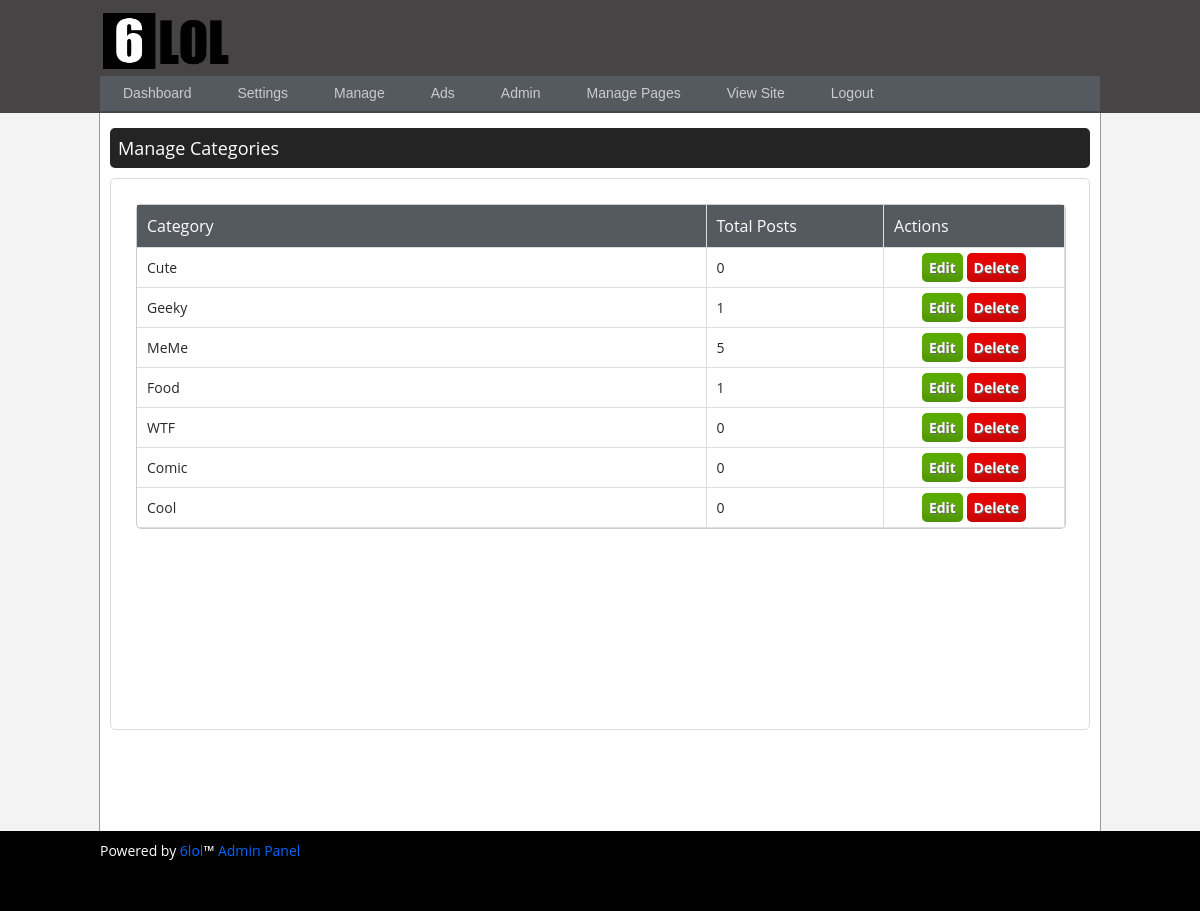
Screenshot of /admincp/category.php (signed in) with the database file from the repository.
### tables this page shows
CREATE TABLE IF NOT EXISTS `categories` (
  `id` int(11) NOT NULL AUTO_INCREMENT,
  `cname` varchar(500) NOT NULL,
  `description` varchar(250) NOT NULL,
  PRIMARY KEY (`id`)
);

### admincp/category.php (the view, shortened to what this page needs)
<?php include("header.php");?>
<div class="maintitle">Manage Categories</div>
<div class="box">
<div class="inbox">
<?php
	$limit = 15;
	$page=$_GET['page'];
	if($page)
		$start = ($page - 1) * $limit;
	else
		$start = 0;
	$sql = "SELECT * FROM categories LIMIT $start, $limit";
	$result = $db->prepare($sql);
	$result->execute();
	if ($page == 0) $page = 1;
?>
<table width="930" class="datatable" border="0" cellspacing="0" cellpadding="0">
<thead>
  <tr>
    <td width="592">Category</td>
    <td width="167">Total Posts</td>
    <td width="169">Actions</td>
  </tr>
 </thead>
<tbody>
	<?php
		while($row = $result->fetch())
		{
			$ncid = $row['id'];
			$CountSQL = $db->prepare("SELECT id FROM media WHERE catid='$ncid'");
			$CountSQL->execute();
$NumRows = $CountSQL->rowCount();
		?>
		<tr>
    <td><?php echo $row['cname'];?></td>
    <td><?php echo $NumRows;?></td>
    <td>
    <center>
	<a class="green" href="editcat.php?edit=<?php echo $row['id'];?>">Edit</a>
	<a class="red"href="deletecat.php?page=<?php echo $page;?>&del=<?php echo $row['id'];?>">Delete</a>
	</center>
    </td>
  </tr>
<?php }	?>
 </tbody>
</table>
</div>
</div>
<?php include("footer.php");?>

### admincp/header.php (shortened to what this page needs)
<!DOCTYPE HTML>
<html>
<head>
<link href="css/style.css" rel="stylesheet" type="text/css">
<link href="css/colorbox.css" rel="stylesheet" type="text/css" />
</head>
<body>
<header>
<div class="headcontaint">
<div class="logo"><a href="index.php"><img src="../images/logo.png" width="130" height="auto"></a></div>
<div class="menu">
		<ul>
		  <li><a href="index.php">Dashboard</a></li>
          <li><a href="settings.php">Settings</a></li>
			<li><a href="#">Manage</a>
          </li>
          <li><a href="ads.php">Ads</a></li>
		  <li><a href="admins.php">Admin</a></li>
			<li><a href="#">Manage Pages</a>
           </li>
           <li><a href="../index.php" target="_blank">View Site</a></li>
		   <li><a href="logout.php">Logout</a></li>
		</ul>
	</div>
</div>
</header>
<div class="container">

### admincp/footer.php
</div>
<footer>
<div class="footercontaint"><div class="footerc"><span class="ftxt">Powered by</span> <a href="#">6lol<span class="ftxt">&#8482;</span> Admin Panel</a></div></div>
</footer>
</body>
</html>

### admincp/css/style.css (style rules this page uses)
body { margin:0; background-color:#f3f3f3; font-family:'Open Sans', sans-serif; font-size:14px; }
a:link { color: #06F; text-decoration: none; }
a img { border:none; }
header { height:113px; background-color:#464444; width:100%; }
.headcontaint { width:1000px; margin:0 auto; }
.container { width:980px; border-left:1px solid #999; border-right:1px solid #999; margin:0 auto; background-color:#FFF; min-height:698px; padding:10px; }
.logo { height:66px; padding-top:10px; }
.pTitle, .maintitle { font-family:'Open Sans', sans-serif; font-size:18px; color:#000000; padding:10px; }
.menu { border:none; border:0px; margin:0px; padding:0px; font: 67.5% "Lucida Sans Unicode", "Bitstream Vera Sans", "Trebuchet Unicode MS", "Lucida Grande", Verdana, Helvetica, sans-serif; font-size:14px; font-weight:bold; -webkit-border-top-left-radius: 5px; -webkit-border-top-right-radius: 5px; -moz-border-radius-topleft: 5px; -moz-border-radius-topright: 5px; border-top-left-radius: 5px; border-top-right-radius: 5px; }
.menu ul { background:#545a5f; height:35px; list-style:none; margin:0; padding:0; }
.menu li { float:left; padding:0px; }
.menu li a { background:#545a5f; color:#cccccc; display:block; font-weight:normal; line-height:35px; margin:0px; padding:0px 23px; text-align:center; text-decoration:none; }
.green { padding: 5px 7px; display: inline; background: #58aa00 url(../images/button.png) repeat-x bottom; border: none; color: #fff; cursor: pointer; font-weight: bold; border-radius: 5px; -moz-border-radius: 5px; -webkit-border-radius: 5px; text-shadow: 1px 1px #666; text-decoration: none; }
.green:link { color:#FFF; }
.red { padding: 5px 7px; display: inline; background: #e50000 url(../images/button.png) repeat-x bottom; border: none; color: #fff; cursor: pointer; font-weight: bold; border-radius: 5px; -moz-border-radius: 5px; -webkit-border-radius: 5px; text-shadow: 1px 1px #666; text-decoration: none; }
.red:link { color:#FFF; }
table { background: #fff; border: 1px solid #ccc; color: #282828; margin: 10px; -webkit-border-radius: 5px; -moz-border-radius: 5px; border-radius: 5px; }
thead, th { background: #545a5f; font-size:16px; text-align: left; color:#FFF; }
tr { border-bottom: 1px solid #ddd }
td, th { border-right: 1px solid #ddd; border-bottom:1px solid #ddd; padding: 10px; }
.maintitle { background-color: #242424;; color:#FFF; padding:8px; -webkit-border-radius: 5px; -moz-border-radius: 5px; border-radius: 5px; margin-top:5px; }
.box { padding:15px; -webkit-border-radius: 5px; -moz-border-radius: 5px; border-radius: 5px; background-color: #FFF; border: 1px solid #dddddd; margin-top:10px; overflow:hidden; min-height:520px; }
footer { height:80px; background-color:#000; width:100%; }
.ftxt { color:#FFF; }
.footercontaint { width:1000px; margin:0 auto; padding:10px; }

### rows the page displays
categories: cname "Cute", NumRows "0"
categories: cname "Geeky", NumRows "1"
categories: cname "MeMe", NumRows "5"
categories: cname "Food", NumRows "1"
categories: cname "WTF", NumRows "0"
categories: cname "Comic", NumRows "0"
categories: cname "Cool", NumRows "0"
